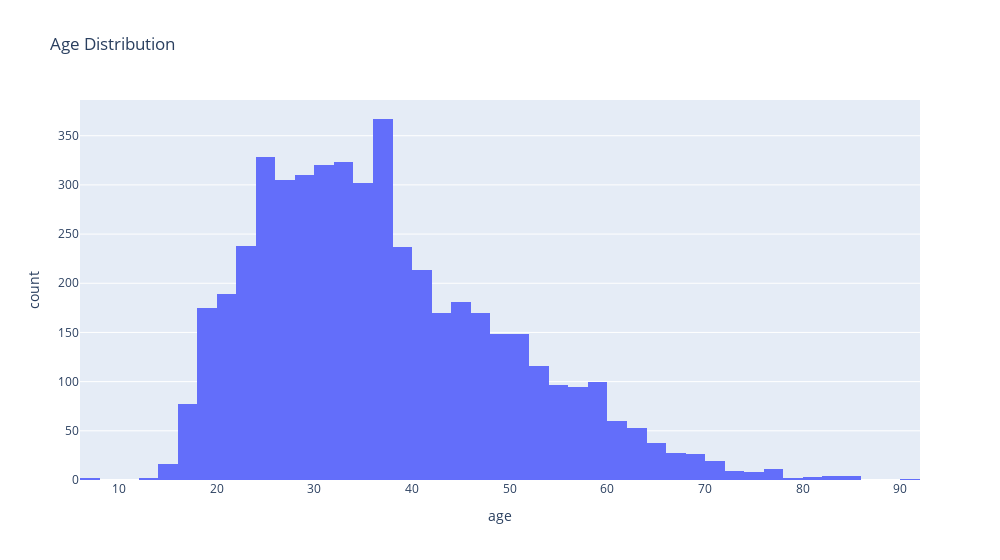

Notebook code cell kept with this figure:
### Markdown cell above
### Age Distribution

### Code cell
fig = px.histogram(
    df, 
    "age", 
    nbins=80, 
    title ='Age Distribution', 
    width=1000,
)
fig.show()

### Figure 1 — Plotly figure (JSON) as saved in the notebook; plotly's stock layout.template omitted (floating-point values rounded to 4 significant figures; data arrays with more than 128 entries replaced by an {"elided": "..."} marker saying what was removed)
{"data": [{"alignmentgroup": "True", "bingroup": "x", "hovertemplate": "age=%{x}<br>count=%{y}<extra></extra>", "legendgroup": "", "marker": {"color": "#636efa"}, "name": "", "nbinsx": 80, "offsetgroup": "", "orientation": "v", "showlegend": false, "type": "histogram", "x": {"elided": "4895 float values"}, "xaxis": "x", "yaxis": "y"}], "layout": {"barmode": "relative", "legend": {"tracegroupgap": 0}, "title": {"text": "Age Distribution"}, "width": 1000, "xaxis": {"anchor": "y", "domain": [0, 1], "title": {"text": "age"}}, "yaxis": {"anchor": "x", "domain": [0, 1], "title": {"text": "count"}}}}
